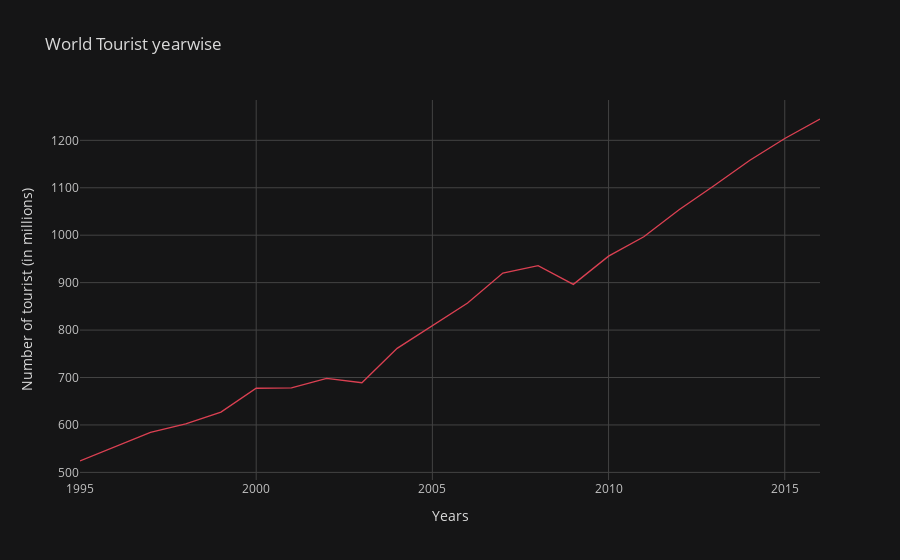

Notebook code cell kept with this figure:
### Code cell
df_raw[df_raw["Country"]=="World"]["No of Tourist in million"].iplot(title="World Tourist yearwise",xTitle='Years',yTitle='Number of tourist (in millions)',
                                                               theme='Solar',color='red')

### Figure 1 — Plotly figure (JSON) as saved in the notebook; plotly's stock layout.template omitted (floating-point values rounded to 4 significant figures)
{"data": [{"line": {"color": "rgba(219, 64, 82, 1.0)", "dash": "solid", "shape": "linear", "width": 1.3}, "mode": "lines", "name": "No of Tourist in million", "text": "", "type": "scatter", "x": [1995, 1996, 1997, 1998, 1999, 2000, 2001, 2002, 2003, 2004, 2005, 2006, 2007, 2008, 2009, 2010, 2011, 2012, 2013, 2014, 2015, 2016], "y": [524.0, 554.5, 584.2, 602.2, 627.1, 677.3, 678.2, 698.4, 689.0, 761.5, 808.8, 857.1, 920.2, 935.7, 896.4, 955.9, 996.8, 1054.0, 1105.0, 1157.0, 1204.0, 1245.0]}], "layout": {"legend": {"bgcolor": "#151516", "font": {"color": "#D9D9D9"}}, "paper_bgcolor": "#151516", "plot_bgcolor": "#151516", "title": {"font": {"color": "#D9D9D9"}, "text": "World Tourist yearwise"}, "xaxis": {"gridcolor": "#434343", "showgrid": true, "tickfont": {"color": "#C2C2C2"}, "title": {"font": {"color": "#D9D9D9"}, "text": "Years"}, "zerolinecolor": "#666570"}, "yaxis": {"gridcolor": "#434343", "showgrid": true, "tickfont": {"color": "#C2C2C2"}, "title": {"font": {"color": "#D9D9D9"}, "text": "Number of tourist (in millions)"}, "zerolinecolor": "#666570"}}}
